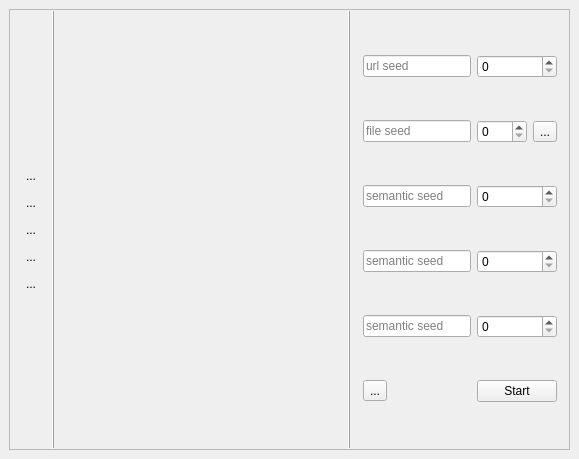
<?xml version="1.0" encoding="UTF-8"?>
<ui version="4.0">
 <class>MainWindow</class>
 <widget class="QMainWindow" name="MainWindow">
  <property name="geometry">
   <rect>
    <x>0</x>
    <y>0</y>
    <width>579</width>
    <height>459</height>
   </rect>
  </property>
  <property name="windowTitle">
   <string>MainWindow</string>
  </property>
  <widget class="QWidget" name="centralwidget">
   <layout class="QHBoxLayout" name="horizontalLayout">
    <item>
     <widget class="QFrame" name="frame">
      <property name="frameShape">
       <enum>QFrame::StyledPanel</enum>
      </property>
      <property name="frameShadow">
       <enum>QFrame::Raised</enum>
      </property>
      <layout class="QHBoxLayout" name="horizontalLayout_2">
       <property name="spacing">
        <number>0</number>
       </property>
       <property name="leftMargin">
        <number>0</number>
       </property>
       <property name="topMargin">
        <number>0</number>
       </property>
       <property name="rightMargin">
        <number>0</number>
       </property>
       <property name="bottomMargin">
        <number>0</number>
       </property>
       <item>
        <widget class="QWidget" name="widget" native="true">
         <property name="sizePolicy">
          <sizepolicy hsizetype="Fixed" vsizetype="Preferred">
           <horstretch>0</horstretch>
           <verstretch>0</verstretch>
          </sizepolicy>
         </property>
         <layout class="QVBoxLayout" name="verticalLayout">
          <item>
           <spacer name="verticalSpacer">
            <property name="orientation">
             <enum>Qt::Vertical</enum>
            </property>
            <property name="sizeHint" stdset="0">
             <size>
              <width>20</width>
              <height>40</height>
             </size>
            </property>
           </spacer>
          </item>
          <item>
           <widget class="QToolButton" name="results">
            <property name="text">
             <string>...</string>
            </property>
            <property name="icon">
             <iconset theme="view-filter">
              <normaloff>.</normaloff>.</iconset>
            </property>
            <property name="autoRaise">
             <bool>true</bool>
            </property>
           </widget>
          </item>
          <item>
           <widget class="QToolButton" name="dictionary">
            <property name="text">
             <string>...</string>
            </property>
            <property name="icon">
             <iconset theme="format-text-symbol">
              <normaloff>.</normaloff>.</iconset>
            </property>
            <property name="autoRaise">
             <bool>true</bool>
            </property>
           </widget>
          </item>
          <item>
           <widget class="QToolButton" name="data">
            <property name="text">
             <string>...</string>
            </property>
            <property name="icon">
             <iconset theme="flag-red">
              <normaloff>.</normaloff>.</iconset>
            </property>
            <property name="autoRaise">
             <bool>true</bool>
            </property>
           </widget>
          </item>
          <item>
           <widget class="QToolButton" name="tags">
            <property name="text">
             <string>...</string>
            </property>
            <property name="icon">
             <iconset theme="tag">
              <normaloff>.</normaloff>.</iconset>
            </property>
            <property name="autoRaise">
             <bool>true</bool>
            </property>
           </widget>
          </item>
          <item>
           <widget class="QToolButton" name="toolButton_4">
            <property name="text">
             <string>...</string>
            </property>
            <property name="autoRaise">
             <bool>true</bool>
            </property>
           </widget>
          </item>
          <item>
           <spacer name="verticalSpacer_2">
            <property name="orientation">
             <enum>Qt::Vertical</enum>
            </property>
            <property name="sizeHint" stdset="0">
             <size>
              <width>20</width>
              <height>40</height>
             </size>
            </property>
           </spacer>
          </item>
         </layout>
        </widget>
       </item>
       <item>
        <widget class="QFrame" name="frame_2">
         <property name="frameShape">
          <enum>QFrame::VLine</enum>
         </property>
         <property name="frameShadow">
          <enum>QFrame::Raised</enum>
         </property>
        </widget>
       </item>
       <item>
        <widget class="QStackedWidget" name="stackedWidget">
         <property name="sizePolicy">
          <sizepolicy hsizetype="Expanding" vsizetype="Preferred">
           <horstretch>0</horstretch>
           <verstretch>0</verstretch>
          </sizepolicy>
         </property>
         <property name="currentIndex">
          <number>1</number>
         </property>
         <widget class="QWidget" name="page">
          <layout class="QVBoxLayout" name="verticalLayout_2">
           <item>
            <widget class="QPlainTextEdit" name="plainTextEdit"/>
           </item>
          </layout>
         </widget>
         <widget class="QWidget" name="page_2"/>
        </widget>
       </item>
       <item>
        <widget class="QFrame" name="frame_4">
         <property name="frameShape">
          <enum>QFrame::VLine</enum>
         </property>
         <property name="frameShadow">
          <enum>QFrame::Raised</enum>
         </property>
        </widget>
       </item>
       <item>
        <widget class="QWidget" name="widget_3" native="true">
         <property name="sizePolicy">
          <sizepolicy hsizetype="Fixed" vsizetype="Preferred">
           <horstretch>0</horstretch>
           <verstretch>0</verstretch>
          </sizepolicy>
         </property>
         <layout class="QGridLayout" name="gridLayout">
          <property name="leftMargin">
           <number>12</number>
          </property>
          <property name="rightMargin">
           <number>12</number>
          </property>
          <item row="2" column="2" colspan="2">
           <widget class="QSpinBox" name="ss1_spin"/>
          </item>
          <item row="4" column="2" colspan="2">
           <widget class="QSpinBox" name="ss3_spin"/>
          </item>
          <item row="1" column="1">
           <widget class="QLineEdit" name="fileLine">
            <property name="placeholderText">
             <string>file seed</string>
            </property>
           </widget>
          </item>
          <item row="3" column="1">
           <widget class="QLineEdit" name="ss2_line">
            <property name="placeholderText">
             <string>semantic seed</string>
            </property>
           </widget>
          </item>
          <item row="0" column="1">
           <widget class="QLineEdit" name="urlLine">
            <property name="text">
             <string/>
            </property>
            <property name="placeholderText">
             <string>url seed</string>
            </property>
           </widget>
          </item>
          <item row="2" column="1">
           <widget class="QLineEdit" name="ss1_line">
            <property name="text">
             <string/>
            </property>
            <property name="placeholderText">
             <string>semantic seed</string>
            </property>
           </widget>
          </item>
          <item row="1" column="3">
           <widget class="QToolButton" name="fileOpen">
            <property name="text">
             <string>...</string>
            </property>
            <property name="icon">
             <iconset theme="folder-open">
              <normaloff>.</normaloff>.</iconset>
            </property>
           </widget>
          </item>
          <item row="4" column="1">
           <widget class="QLineEdit" name="ss3_line">
            <property name="placeholderText">
             <string>semantic seed</string>
            </property>
           </widget>
          </item>
          <item row="1" column="2">
           <widget class="QSpinBox" name="fileSpin"/>
          </item>
          <item row="3" column="2" colspan="2">
           <widget class="QSpinBox" name="ss2_spin"/>
          </item>
          <item row="0" column="2" colspan="2">
           <widget class="QSpinBox" name="urlSpin"/>
          </item>
          <item row="5" column="2" colspan="2">
           <widget class="QPushButton" name="startBtn">
            <property name="text">
             <string>Start</string>
            </property>
           </widget>
          </item>
          <item row="5" column="1">
           <widget class="QToolButton" name="addBtn">
            <property name="toolTip">
             <string>add semantic seed field</string>
            </property>
            <property name="text">
             <string>...</string>
            </property>
            <property name="icon">
             <iconset theme="list-add">
              <normaloff>.</normaloff>.</iconset>
            </property>
           </widget>
          </item>
         </layout>
        </widget>
       </item>
      </layout>
     </widget>
    </item>
   </layout>
  </widget>
  <action name="actionQuit">
   <property name="text">
    <string>&amp;Quit</string>
   </property>
  </action>
 </widget>
 <resources/>
 <connections>
  <connection>
   <sender>actionQuit</sender>
   <signal>triggered()</signal>
   <receiver>MainWindow</receiver>
   <slot>close()</slot>
   <hints>
    <hint type="sourcelabel">
     <x>-1</x>
     <y>-1</y>
    </hint>
    <hint type="destinationlabel">
     <x>146</x>
     <y>66</y>
    </hint>
   </hints>
  </connection>
 </connections>
</ui>
